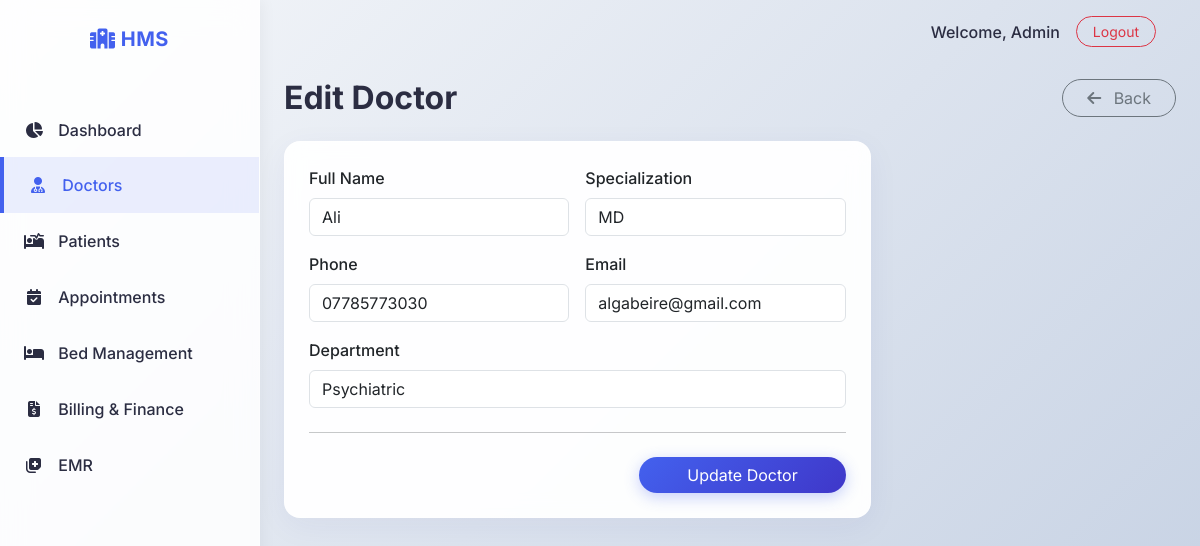
The page /doctors/edit/1 (signed in) on the database its author committed.
### models.py (models this page shows)
class Doctor(db.Model):
    id = db.Column(db.Integer, primary_key=True)
    name = db.Column(db.String(100), nullable=False)
    specialization = db.Column(db.String(100), nullable=False)
    phone = db.Column(db.String(20))
    email = db.Column(db.String(120))
    department = db.Column(db.String(100))
    patients = db.relationship('Patient', backref='doctor', lazy='dynamic')
    appointments = db.relationship('Appointment', backref='doctor', lazy='dynamic')
    medical_records = db.relationship('MedicalRecord', backref='doctor', lazy='dynamic')

### routes/doctors.py (the view, shortened to what this page needs)
@doctors_bp.route('/edit/<int:id>', methods=['GET', 'POST'])
@login_required
def edit_doctor(id):
    doctor = Doctor.query.get_or_404(id)
    return render_template('doctor_form.html', doctor=doctor)

### app.py (called while the page is built)
@login_manager.user_loader
def load_user(user_id):
    return User.query.get(int(user_id))

### templates/doctor_form.html
{% extends "base.html" %}
{% block content %}
<div class="d-flex justify-content-between align-items-center mb-4">
    <h2 class="fw-bold mb-0">{% if doctor %}Edit{% else %}Add{% endif %} Doctor</h2>
    <a href="{{ url_for('doctors.list_doctors') }}" class="btn btn-outline-secondary rounded-pill px-4">
        <i class="fa-solid fa-arrow-left me-2"></i> Back
    </a>
</div>
<div class="row">
    <div class="col-lg-8">
        <div class="card glass p-4">
            <form method="POST" action="{% if doctor %}{{ url_for('doctors.edit_doctor', id=doctor.id) }}{% else %}{{ url_for('doctors.add_doctor') }}{% endif %}">
                <div class="row g-3 mb-3">
                    <div class="col-md-6">
                        <label class="form-label fw-medium">Full Name</label>
                        <input type="text" name="name" class="form-control" value="{{ doctor.name if doctor else '' }}" required placeholder="e.g., John Doe">
                    </div>
                    <div class="col-md-6">
                        <label class="form-label fw-medium">Specialization</label>
                        <input type="text" name="specialization" class="form-control" value="{{ doctor.specialization if doctor else '' }}" required placeholder="e.g., Cardiologist">
                    </div>
                </div>
                <div class="row g-3 mb-3">
                    <div class="col-md-6">
                        <label class="form-label fw-medium">Phone</label>
                        <input type="text" name="phone" class="form-control" value="{{ doctor.phone if doctor else '' }}" placeholder="e.g., +1 234 567 8900">
                    </div>
                    <div class="col-md-6">
                        <label class="form-label fw-medium">Email</label>
                        <input type="email" name="email" class="form-control" value="{{ doctor.email if doctor else '' }}" placeholder="doctor@hospital.com">
                    </div>
                </div>
                <div class="mb-4">
                    <label class="form-label fw-medium">Department</label>
                    <input type="text" name="department" class="form-control" value="{{ doctor.department if doctor else '' }}" placeholder="e.g., Cardiology">
                </div>
                <hr class="mb-4 opacity-25">
                <div class="text-end">
                    <button type="submit" class="btn btn-primary rounded-pill px-5">
                        {% if doctor %}Update{% else %}Save{% endif %} Doctor
                    </button>
                </div>
            </form>
        </div>
    </div>
</div>
{% endblock %}

### static/css/style.css (style rules this page uses)
:root { --primary-color: #4361ee; --secondary-color: #3f37c9; --accent-color: #4cc9f0; --bg-color: #f8f9fa; --text-main: #2b2d42; --text-muted: #6c757d; --sidebar-bg: rgba(255, 255, 255, 0.85); --card-bg: rgba(255, 255, 255, 0.95); }
body { font-family: 'Inter', sans-serif; background: linear-gradient(135deg, #f5f7fa 0%, #c3cfe2 100%); background-attachment: fixed; color: var(--text-main); min-height: 100vh; }
.glass { background: var(--card-bg); backdrop-filter: blur(10px); -webkit-backdrop-filter: blur(10px); border: 1px solid rgba(255, 255, 255, 0.3); border-radius: 1rem; box-shadow: 0 8px 32px rgba(31, 38, 135, 0.05); }
.btn-primary { background: linear-gradient(135deg, var(--primary-color), var(--secondary-color)); border: none; box-shadow: 0 4px 15px rgba(67, 97, 238, 0.3); transition: all 0.3s ease; }

### rows shown on the page
Doctor: name "Ali", specialization "MD", phone "07785773030", email "algabeire@gmail.com", department "Psychiatric"
